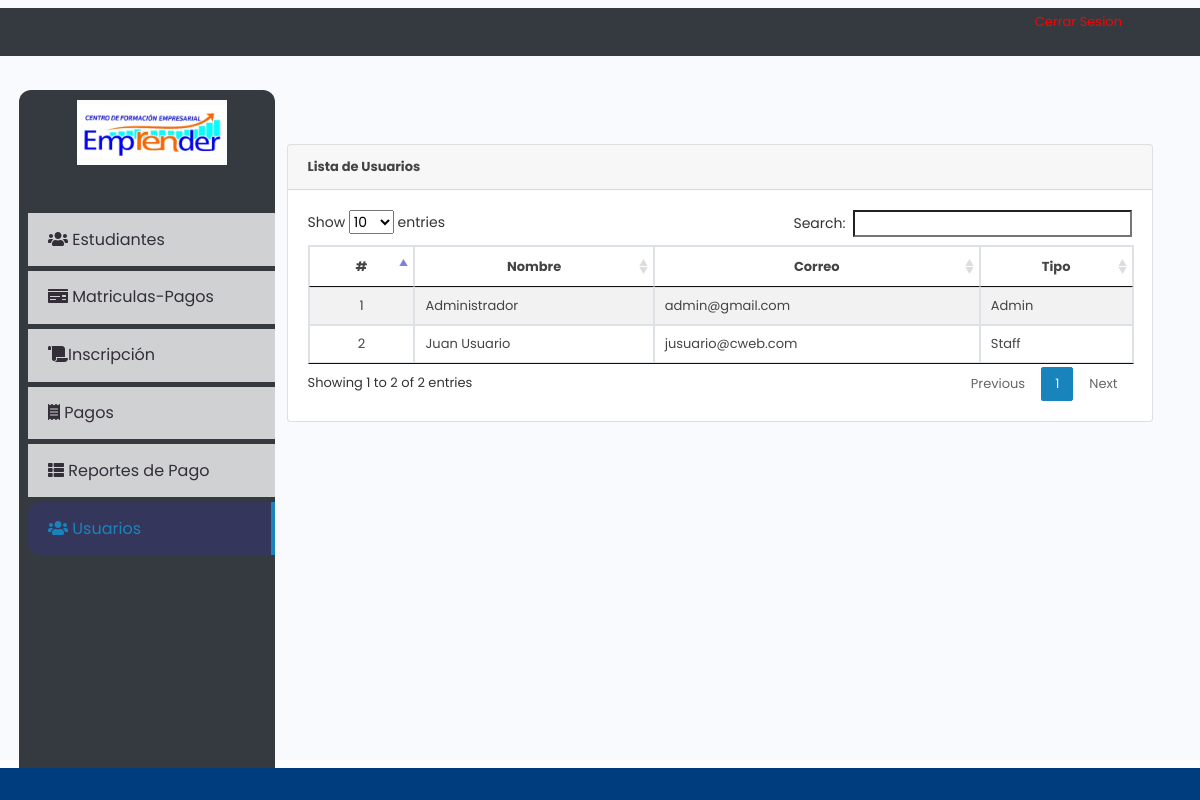
The app's page /index.php?page=users (signed in) with its own data.
### tables this page shows
CREATE TABLE `users` (
  `id` int(30) NOT NULL AUTO_INCREMENT,
  `name` text NOT NULL,
  `username` varchar(200) NOT NULL,
  `password` text NOT NULL,
  `type` tinyint(1) NOT NULL DEFAULT 3 COMMENT '1=Admin,2=Staff',
  PRIMARY KEY (`id`)
);

### users.php (the view, shortened to what this page needs)
<div class="container-fluid">
	<br>
	<div class="col-lg-12">
		<div class="card ">
			<div class="card-header"><b>Lista de Usuarios</b>
			</div>
			<div class="card-body">
				<table class="table-striped table-bordered">
					<thead>
						<tr>
							<th class="text-center">#</th>
							<th class="text-center">Nombre</th>
							<th class="text-center">Correo</th>
							<th class="text-center">Tipo</th>
						</tr>
					</thead>
					<tbody>
						<?php
						include 'db_connect.php';
						$type = array("", "Admin", "Staff", "Alumnus/Alumna");
						$users = $conn->query("SELECT * FROM users order by name asc");
						$i = 1;
						while ($row = $users->fetch_assoc()) :
						?>
							<tr>
								<td class="text-center">
									<?php echo $i++ ?>
								</td>
								<td>
									<?php echo ucwords($row['name']) ?>
								</td>
								<td>
									<?php echo $row['username'] ?>
								</td>
								<td>
									<?php echo $type[$row['type']] ?>
								</td>
							</tr>
						<?php endwhile; ?>
					</tbody>
				</table>
			</div>
		</div>
	</div>
</div>

### assets/css/style.css (style rules this page uses)
body { font-family: "Poppins", sans-serif; color: #444444; width: 100%; height: calc(100%); font-size: .813rem; background-color: #f9fafe; }

### records on screen
users: name "Administrador", username "admin@gmail.com", type "Admin"
users: name "Juan Usuario", username "jusuario@cweb.com", type "Staff"
